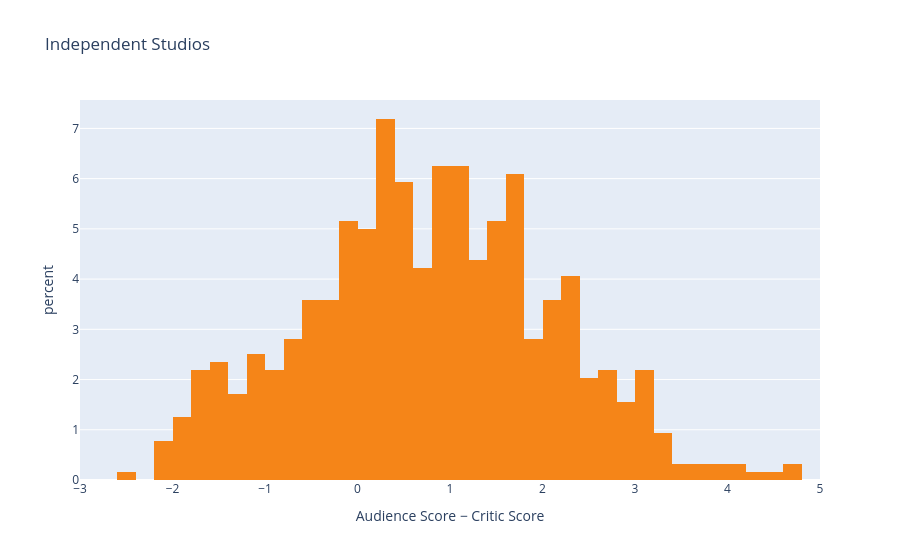

This figure's notebook cell:
### Code cell
fig_indie = px.histogram(
    indie_df,
    x="gap",
    histnorm="percent",
    color_discrete_sequence=["#F58518"],
    labels={
        "gap": "Audience Score − Critic Score",
        "percent": "Percentage of Movies"
    },
    title="Independent Studios"
)
fig_indie.update_xaxes(range=[-3, 5])

fig_indie.update_traces(
    xbins=dict(
        start=-3,
        end=5,
        size=0.2
    )
)
fig_indie.show()

### Figure 1 — Plotly figure (JSON) as saved in the notebook; plotly's stock layout.template omitted (floating-point values rounded to 4 significant figures; data arrays with more than 128 entries replaced by an {"elided": "..."} marker saying what was removed)
{"data": [{"bingroup": "x", "histnorm": "percent", "hovertemplate": "Audience Score − Critic Score=%{x}<br>percent=%{y}<extra></extra>", "legendgroup": "", "marker": {"color": "#F58518", "pattern": {"shape": ""}}, "name": "", "orientation": "v", "showlegend": false, "type": "histogram", "x": {"elided": "668 float values"}, "xaxis": "x", "xbins": {"end": 5, "size": 0.2, "start": -3}, "yaxis": "y"}], "layout": {"barmode": "relative", "legend": {"tracegroupgap": 0}, "title": {"text": "Independent Studios"}, "xaxis": {"anchor": "y", "domain": [0, 1], "range": [-3, 5], "title": {"text": "Audience Score − Critic Score"}}, "yaxis": {"anchor": "x", "domain": [0, 1], "title": {"text": "percent"}}}}
